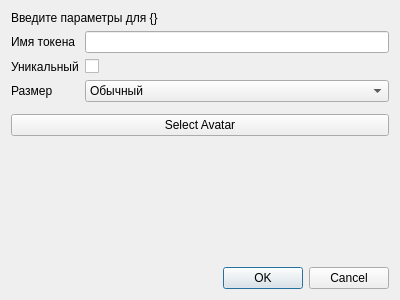
<?xml version="1.0" encoding="UTF-8"?>
<ui version="4.0">
 <class>CreateToken</class>
 <widget class="QDialog" name="CreateToken">
  <property name="geometry">
   <rect>
    <x>0</x>
    <y>0</y>
    <width>400</width>
    <height>300</height>
   </rect>
  </property>
  <property name="windowTitle">
   <string>Создание токена</string>
  </property>
  <layout class="QFormLayout" name="formLayout">
   <item row="1" column="0">
    <widget class="QLabel" name="labelName">
     <property name="text">
      <string>Имя токена</string>
     </property>
    </widget>
   </item>
   <item row="1" column="1">
    <widget class="QLineEdit" name="lineEditName">
     <property name="clearButtonEnabled">
      <bool>true</bool>
     </property>
    </widget>
   </item>
   <item row="2" column="0">
    <widget class="QLabel" name="labelUnique">
     <property name="text">
      <string>Уникальный</string>
     </property>
    </widget>
   </item>
   <item row="3" column="0">
    <widget class="QLabel" name="labelSize">
     <property name="text">
      <string>Размер</string>
     </property>
    </widget>
   </item>
   <item row="3" column="1">
    <widget class="QComboBox" name="comboBoxScale">
     <property name="currentIndex">
      <number>2</number>
     </property>
     <item>
      <property name="text">
       <string>Мелкий</string>
      </property>
     </item>
     <item>
      <property name="text">
       <string notr="true">Маленький</string>
      </property>
     </item>
     <item>
      <property name="text">
       <string>Обычный</string>
      </property>
     </item>
     <item>
      <property name="text">
       <string>Большой</string>
      </property>
     </item>
     <item>
      <property name="text">
       <string>Огромный</string>
      </property>
     </item>
     <item>
      <property name="text">
       <string>Гиганский</string>
      </property>
     </item>
    </widget>
   </item>
   <item row="2" column="1">
    <widget class="QCheckBox" name="checkBoxUnique">
     <property name="text">
      <string/>
     </property>
    </widget>
   </item>
   <item row="4" column="0" colspan="2">
    <widget class="AdvancedTextEdit" name="textEditDescription" native="true"/>
   </item>
   <item row="7" column="0" colspan="2">
    <widget class="QDialogButtonBox" name="btnBox">
     <property name="standardButtons">
      <set>QDialogButtonBox::StandardButton::Cancel|QDialogButtonBox::StandardButton::Ok</set>
     </property>
    </widget>
   </item>
   <item row="5" column="0" colspan="2">
    <widget class="QPushButton" name="btnSelectAvatar">
     <property name="text">
      <string>Select Avatar</string>
     </property>
    </widget>
   </item>
   <item row="0" column="0" colspan="2">
    <widget class="QLabel" name="label">
     <property name="text">
      <string>Введите параметры для {}</string>
     </property>
    </widget>
   </item>
   <item row="6" column="0" colspan="2">
    <spacer name="verticalSpacer">
     <property name="orientation">
      <enum>Qt::Orientation::Vertical</enum>
     </property>
     <property name="sizeHint" stdset="0">
      <size>
       <width>20</width>
       <height>40</height>
      </size>
     </property>
    </spacer>
   </item>
  </layout>
 </widget>
 <customwidgets>
  <customwidget>
   <class>AdvancedTextEdit</class>
   <extends>QWidget</extends>
   <header location="global">views.awidgets</header>
   <container>1</container>
  </customwidget>
 </customwidgets>
 <resources/>
 <connections/>
</ui>
